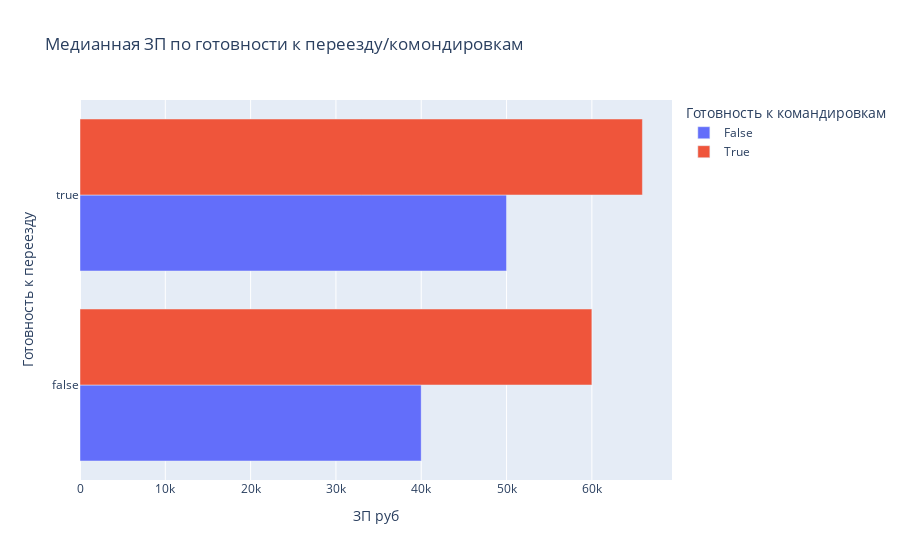

The notebook cell this image was saved under:
### Markdown cell above
6. Постройте **многоуровневую столбчатую диаграмму**, которая показывает зависимость медианной заработной платы (**"ЗП (руб)"**) от признаков **"Готовность к переезду"** и **"Готовность к командировкам"**. Проанализируйте график, сравнив уровень заработной платы в категориях.

### Code cell
bar_data = hh_database.groupby(['Готовность к переезду', 'Готовность к командировкам'], as_index=False)['ЗП руб'].median()
fig = px.bar(
    data_frame=bar_data,
    y='Готовность к переезду',
    x='ЗП руб',
    barmode='group',
    color='Готовность к командировкам',
    orientation='h',
    title='Медианная ЗП по готовности к переезду/комондировкам'
)
fig.show()

### Figure 1 — Plotly figure (JSON) as saved in the notebook; plotly's stock layout.template omitted (floating-point values rounded to 4 significant figures)
{"data": [{"alignmentgroup": "True", "hovertemplate": "Готовность к командировкам=False<br>ЗП руб=%{x}<br>Готовность к переезду=%{y}<extra></extra>", "legendgroup": "False", "marker": {"color": "#636efa", "pattern": {"shape": ""}}, "name": "False", "offsetgroup": "False", "orientation": "h", "showlegend": true, "textposition": "auto", "type": "bar", "x": [40000, 50000], "xaxis": "x", "y": [false, true], "yaxis": "y"}, {"alignmentgroup": "True", "hovertemplate": "Готовность к командировкам=True<br>ЗП руб=%{x}<br>Готовность к переезду=%{y}<extra></extra>", "legendgroup": "True", "marker": {"color": "#EF553B", "pattern": {"shape": ""}}, "name": "True", "offsetgroup": "True", "orientation": "h", "showlegend": true, "textposition": "auto", "type": "bar", "x": [60000, 65920.0], "xaxis": "x", "y": [false, true], "yaxis": "y"}], "layout": {"barmode": "group", "legend": {"title": {"text": "Готовность к командировкам"}, "tracegroupgap": 0}, "title": {"text": "Медианная ЗП по готовности к переезду/комондировкам"}, "xaxis": {"anchor": "y", "domain": [0, 1], "title": {"text": "ЗП руб"}}, "yaxis": {"anchor": "x", "domain": [0, 1], "title": {"text": "Готовность к переезду"}}}}
